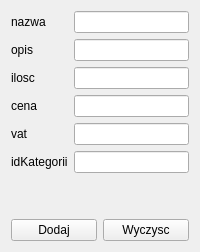
      <widget class="QWidget" name="tab_2">
       <attribute name="title">
        <string>TowarHurtownia</string>
       </attribute>
       <layout class="QVBoxLayout" name="verticalLayout_10">
        <item>
         <layout class="QHBoxLayout" name="horizontalLayout_5">
          <item>
           <layout class="QVBoxLayout" name="verticalLayout_8">
            <item>
             <widget class="QLabel" name="label_31">
              <property name="text">
               <string>nazwa</string>
              </property>
             </widget>
            </item>
            <item>
             <widget class="QLabel" name="label_11">
              <property name="text">
               <string>opis</string>
              </property>
             </widget>
            </item>
            <item>
             <widget class="QLabel" name="label_32">
              <property name="text">
               <string>ilosc</string>
              </property>
             </widget>
            </item>
            <item>
             <widget class="QLabel" name="label_33">
              <property name="text">
               <string>cena</string>
              </property>
             </widget>
            </item>
            <item>
             <widget class="QLabel" name="label_34">
              <property name="text">
               <string>vat</string>
              </property>
             </widget>
            </item>
            <item>
             <widget class="QLabel" name="label_57">
              <property name="text">
               <string>idKategorii</string>
              </property>
             </widget>
            </item>
           </layout>
          </item>
          <item>
           <layout class="QVBoxLayout" name="verticalLayout_9">
            <item>
             <widget class="QLineEdit" name="lineEdit_32"/>
            </item>
            <item>
             <widget class="QLineEdit" name="lineEdit_33"/>
            </item>
            <item>
             <widget class="QLineEdit" name="lineEdit_34"/>
            </item>
            <item>
             <widget class="QLineEdit" name="lineEdit_35"/>
            </item>
            <item>
             <widget class="QLineEdit" name="lineEdit_36"/>
            </item>
            <item>
             <widget class="QLineEdit" name="lineEdit_52"/>
            </item>
           </layout>
          </item>
         </layout>
        </item>
        <item>
         <spacer name="verticalSpacer_3">
          <property name="orientation">
           <enum>Qt::Vertical</enum>
          </property>
          <property name="sizeHint" stdset="0">
           <size>
            <width>20</width>
            <height>40</height>
           </size>
          </property>
         </spacer>
        </item>
        <item>
         <layout class="QHBoxLayout" name="horizontalLayout_6">
          <item>
           <widget class="QPushButton" name="pushButton_5">
            <property name="text">
             <string>Dodaj</string>
            </property>
           </widget>
          </item>
          <item>
           <widget class="QPushButton" name="pushButton_6">
            <property name="text">
             <string>Wyczysc</string>
            </property>
           </widget>
          </item>
         </layout>
        </item>
       </layout>
      </widget>
